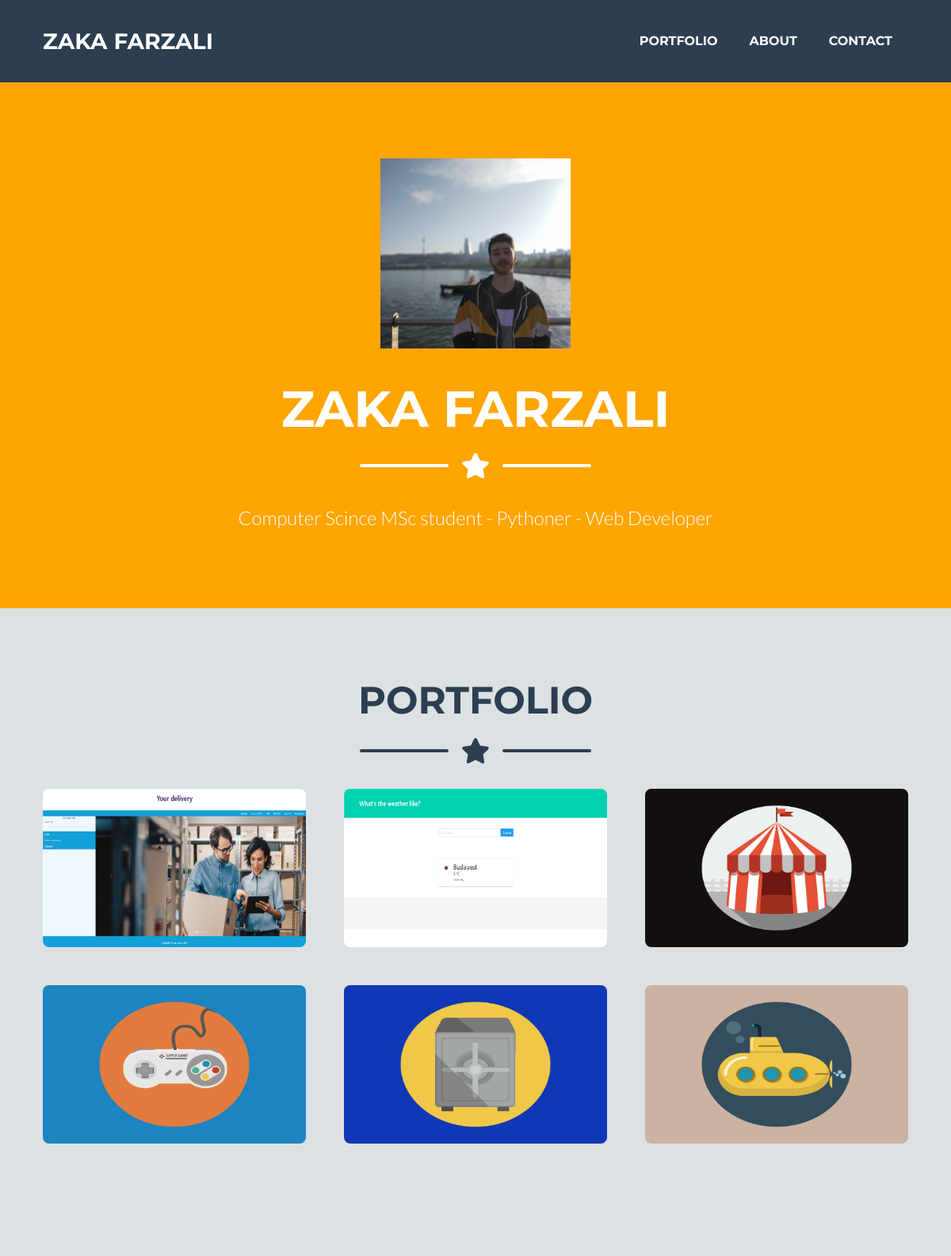
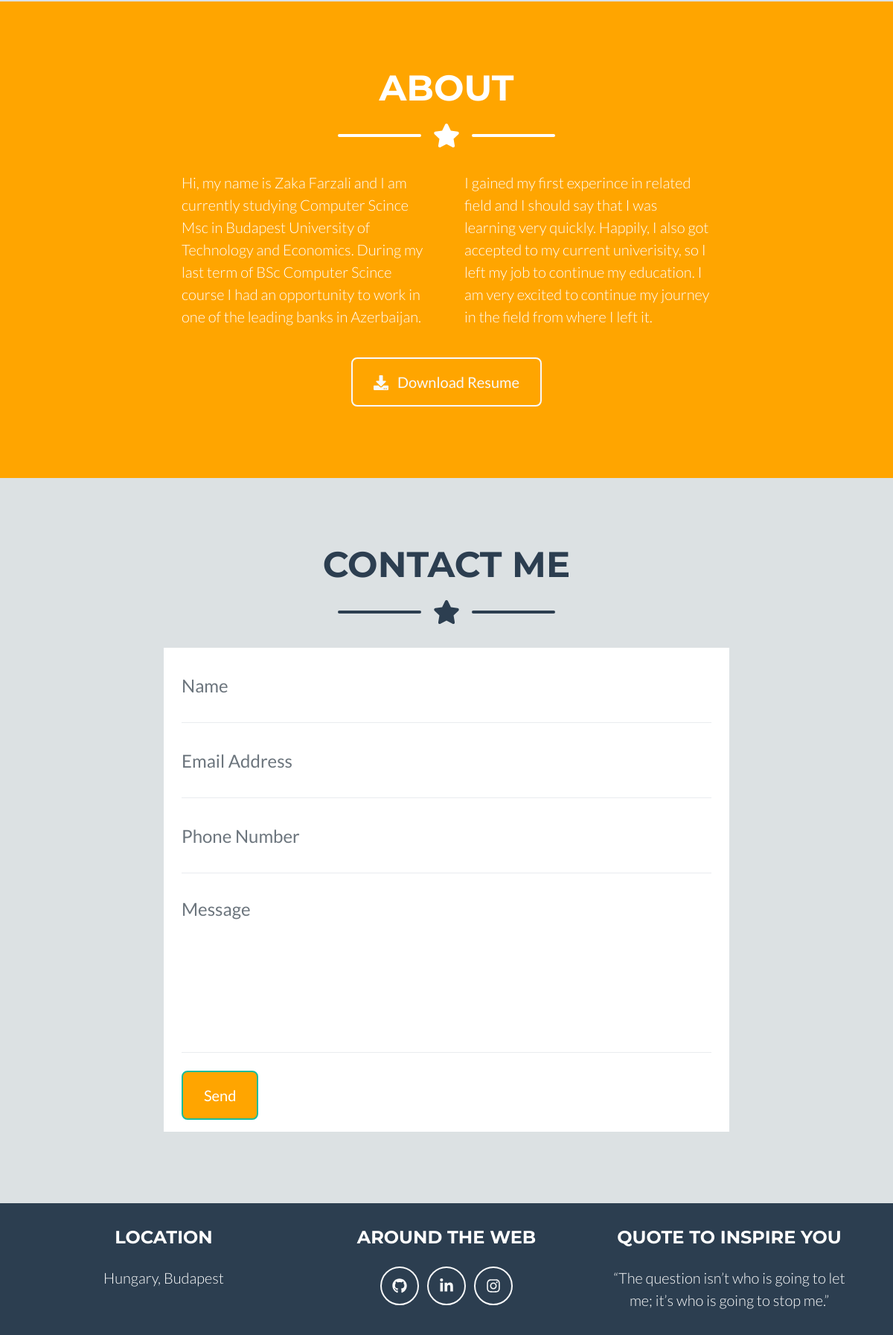
The page / on the database its author committed (2 pictures, top to bottom).
### portfolioapp/models.py (models this page shows, shortened)
class PortfolioModel(models.Model):
    name = models.CharField(max_length=20)
    img = models.ImageField(upload_to='portfolioapp/images/')
    description = models.TextField(max_length=250)

class QuotesModel(models.Model):
    quote = models.TextField()

### portfolioapp/views.py (the view)
# urls.py: 2. Add a URL to urlpatterns:  path('', views.home, name='home')
def home(request):
    project = PortfolioModel.objects.all()
    quote = QuotesModel.objects.get(pk=random.randint(1,400))
    if request.method == "POST":
        message_name = request.POST['name']
        message_email = request.POST['email']
        message_phone = request.POST['phone']
        message = request.POST['message']
        if message_name =='':
            return render(request,'home.html',{'project': project, 'quote':quote, 'error': 'Please enter your name'})
        if not (re.search(regex,message_email)):
            return render(request,'home.html',{'project': project, 'quote':quote, 'error': 'Please enter valid email'})
        if message =='':
            return render(request,'home.html',{ 'project': project, 'quote':quote, 'error': 'Please fill the message box'})
        send_mail(
            subject = 'Message from '+message_name,
            message = message + '\n' + message_email +'\n'+ message_phone ,
            from_email = EMAIL_HOST_USER,
            recipient_list = ['zeka.farzali@gmail.com'],
        )
        return render(request,'home.html',{'project': project, 'quote':quote, 'notification': 'Dear '+ message_name})
    else:
        return render(request,'home.html',{'project': project, 'quote':quote})

### portfolioapp/templates/home.html (shortened to what this page needs)
<!DOCTYPE html>
{% load static %}
<html lang="en">
    <head>
        <link href="{% static 'portfolioapp/css/styles.css'%}" rel="stylesheet" />
    </head>
    <body id="page-top">
        <nav class="navbar navbar-expand-lg bg-secondary text-uppercase fixed-top" id="mainNav">
            <div class="container">
                <a class="navbar-brand js-scroll-trigger" href="#page-top">Zaka Farzali</a>
                <div class="collapse navbar-collapse" id="navbarResponsive">
                    <ul class="navbar-nav ml-auto">
                        <li class="nav-item mx-0 mx-lg-1"><a class="nav-link py-3 px-0 px-lg-3 rounded js-scroll-trigger" href="#portfolio">Portfolio</a></li>
                        <li class="nav-item mx-0 mx-lg-1"><a class="nav-link py-3 px-0 px-lg-3 rounded js-scroll-trigger" href="#about">About</a></li>
                        <li class="nav-item mx-0 mx-lg-1"><a class="nav-link py-3 px-0 px-lg-3 rounded js-scroll-trigger" href="#contact">Contact</a></li>
                    </ul>
                </div>
            </div>
        </nav>
        <header class="masthead bg-primary text-white text-center">
            <div class="container d-flex align-items-center flex-column" >
                <img class="masthead-avatar mb-5" src="{% static 'portfolioapp/assets/img/insta_photo.jpg'%}" alt="" />
                <h1 class="masthead-heading text-uppercase mb-0">Zaka Farzali</h1>
                <div class="divider-custom divider-light">
                    <div class="divider-custom-line"></div>
                    <div class="divider-custom-icon"><i class="fas fa-star"></i></div>
                    <div class="divider-custom-line"></div>
                </div>
                <p class="masthead-subheading font-weight-light mb-0">Computer Scince MSc student - Pythoner - Web Developer</p>
            </div>
        </header>
        <section class="page-section portfolio" id="portfolio">
            <div class="container">
                <h2 class="page-section-heading text-center text-uppercase text-secondary mb-0">Portfolio</h2>
                <div class="divider-custom">
                    <div class="divider-custom-line"></div>
                    <div class="divider-custom-icon"><i class="fas fa-star"></i></div>
                    <div class="divider-custom-line"></div>
                </div>
                <div class="row justify-content-center">
                    {% for p in project %}
                    <div class="col-md-6 col-lg-4 mb-5">
                        <div class="portfolio-item mx-auto" data-toggle="modal" data-target="#portfolioModal{{p.id}}">
                                <img style="width: 350px; height: 200px;" class="img-fluid" src="{{p.img.url}}" alt="">
                        </div>
                    </div>
                    {% endfor %}
                </div>
            </div>
        </section>
        <section class="page-section bg-primary text-white mb-0 section-custom" id="about">
            <div class="container">
                <h2 class="page-section-heading text-center text-uppercase text-white">About</h2>
                <div class="divider-custom divider-light">
                    <div class="divider-custom-line"></div>
                    <div class="divider-custom-icon"><i class="fas fa-star"></i></div>
                    <div class="divider-custom-line"></div>
                </div>
                <div class="row">
                    <div class="col-lg-4 ml-auto"><p class="lead">Hi, my name is Zaka Farzali and I am currently studying Computer Scince Msc in Budapest University of Technology and Economics. During my last term of BSc Computer Scince course I had an opportunity to work in one of the leading banks in Azerbaijan.</p></div>
                    <div class="col-lg-4 mr-auto"><p class="lead">I gained my first experince in related field and I should say that I was learning very quickly. Happily,  I also got accepted to my current univerisity, so I left my job to continue my education. I am very excited to continue my journey in the field from where I left it.</p></div>
                </div>
                <div class="text-center mt-4">
                    <a class="btn btn-xl btn-outline-light" href="{% static 'portfolioapp/Zaka\'s Resume.pdf'%}" download="FIle">
                        <i class="fas fa-download mr-2"></i>
                        Download Resume
                    </a>
                </div>
            </div>
        </section>
        <section class="page-section" id="contact">
            <div class="container">
                <h2 class="page-section-heading text-center text-uppercase text-secondary mb-0">Contact Me</h2>
                <div class="divider-custom">
                    <div class="divider-custom-line"></div>
                    <div class="divider-custom-icon"><i class="fas fa-star"></i></div>
                    <div class="divider-custom-line"></div>
                </div>
                <div  class="row">
                    <div style="background-color: white;" class="col-lg-8 mx-auto">
                        <form id="contactForm" name="sentMessage" novalidate="novalidate" method="post">
                            <div class="control-group">
                                <div class="form-group floating-label-form-group controls mb-0 pb-2">
                                    <input class="form-control" name="name" id="name" type="text" placeholder="Name" required="required" data-validation-required-message="Please enter your name." />
                                </div>
                            </div>
                            <div class="control-group">
                                <div class="form-group floating-label-form-group controls mb-0 pb-2">
                                    <input class="form-control" name="email" id="email" type="email" placeholder="Email Address" required="required" data-validation-required-message="Please enter your email address." />
                                </div>
                            </div>
                            <div class="control-group">
                                <div class="form-group floating-label-form-group controls mb-0 pb-2">
                                    <input class="form-control" name="phone" id="phone" type="tel" placeholder="Phone Number" required="required" data-validation-required-message="Please enter your phone number." />
                                </div>
                            </div>
                            <div class="control-group">
                                <div class="form-group floating-label-form-group controls mb-0 pb-2">
                                    <textarea class="form-control" name="message" id="message" rows="5" placeholder="Message" required="required" data-validation-required-message="Please enter a message."></textarea>
                                </div>
                            </div>
                            <br />
                            <div class="form-group">
                                <button style="background-color: orange;" class="btn btn-primary btn-xl" id="sendMessageButton" type="submit">Send</button>
                            </div>
                        </form>
                    </div>
                </div>
            </div>
        </section>
        <footer class="footer text-center">
            <div class="container">
                <div class="row">
                    <div class="col-lg-4 mb-5 mb-lg-0">
                        <h4 class="text-uppercase mb-4">Location</h4>
                        <p class="lead mb-0">
                            Hungary, Budapest
                            <br />
                        </p>
                    </div>
                    <div class="col-lg-4 mb-5 mb-lg-0">
                        <h4 class="text-uppercase mb-4">Around the Web</h4>
                        <a class="btn btn-outline-light btn-social mx-1" href="https://github.com/Zaka-Farzali"><i class="fab fa-github"></i></a>
                        <a class="btn btn-outline-light btn-social mx-1" href="https://www.linkedin.com/in/zaka-farzali/"><i class="fab fa-fw fa-linkedin-in"></i></a>
                        <a class="btn btn-outline-light btn-social mx-1" href="https://www.instagram.com/zaka.farzali/?hl=ru"><i class="fab fa-fw fa-instagram"></i></a>
                    </div>
                    <div class="col-lg-4">
                        <h4 class="text-uppercase mb-4">Quote to inspire you</h4>
                        <p class="lead mb-0">
                            “{{quote.quote}}”
                        </p>
                    </div>
                </div>
            </div>
        </footer>
    </body>
</html>

### rows shown on the page
PortfolioModel: img (picture)
PortfolioModel: img (picture)
PortfolioModel: img (picture)
PortfolioModel: img (picture)
PortfolioModel: img (picture)
PortfolioModel: img (picture)
QuotesModel: quote "The question isn’t who is going to let me; it’s who is going to stop me."
